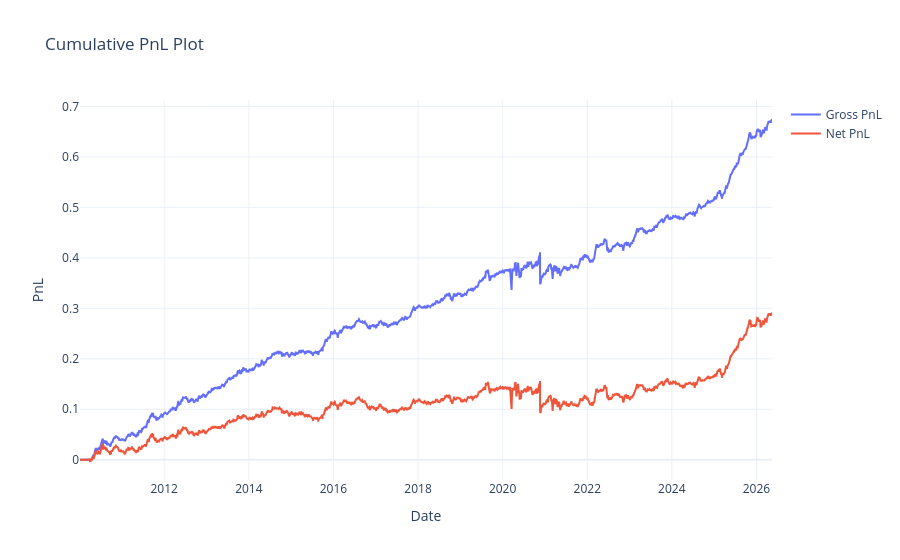

Notebook source saved alongside this figure:
### Code cell
# ==========================================
# 6. Execution & Tearsheet Generators
# ==========================================
print("Running Individual Strategy Backtests to capture component signatures...\n")

print("--- MEAN REVERSION ALONE ---")
utils.backtest_portfolio(weights_mr, returns, universe_5m, plot_=False, print_=True)

print("\n--- MOMENTUM ALONE ---")
utils.backtest_portfolio(weights_mom, returns, universe_5m, plot_=False, print_=True)

print("\n--- STAT-ARB ALONE ---")
utils.backtest_portfolio(weights_sa, returns, universe_5m, plot_=False, print_=True)

print("\n=================================================")
print("=== FINAL ENSEMBLE PORTFOLIO BACKTEST ===")
print("=================================================")
sr_ensemble, pnl_ensemble = utils.backtest_portfolio(
    portfolio=ensemble_weights_final, 
    returns=returns, 
    universe=universe_5m, 
    plot_=True, 
    print_=True
)

# Optional: Run recent trailing 120-Day stats
rolling_120_pnl = pnl_ensemble.tail(120)
if len(rolling_120_pnl) == 120 and rolling_120_pnl.std() != 0:
    rolling_sr_120 = (rolling_120_pnl.mean() / rolling_120_pnl.std()) * np.sqrt(252)
    print(f"\nFinal 120-Day Ensemble Gross Sharpe Ratio: {rolling_sr_120:.3f}")

### Figure 1 — Plotly figure (JSON) as saved in the notebook; plotly's stock layout.template omitted (floating-point values rounded to 4 significant figures; data arrays with more than 128 entries replaced by an {"elided": "..."} marker saying what was removed)
{"data": [{"mode": "lines", "name": "Gross PnL", "type": "scatter", "x": {"elided": "4117 str values"}, "y": {"elided": "4117 float values"}}, {"mode": "lines", "name": "Net PnL", "type": "scatter", "x": {"elided": "4117 str values"}, "y": {"elided": "4117 float values"}}], "layout": {"showlegend": true, "title": {"text": "Cumulative PnL Plot"}, "xaxis": {"title": {"text": "Date"}}, "yaxis": {"title": {"text": "PnL"}}}}
